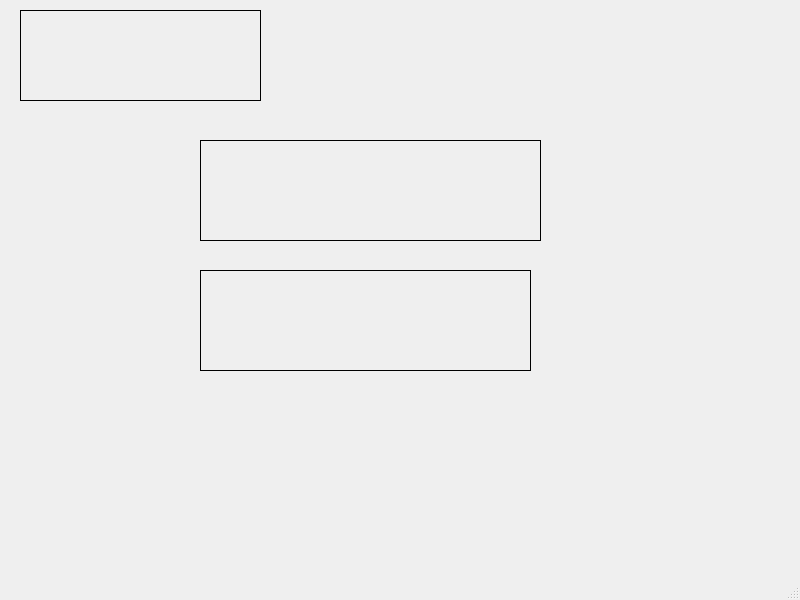
<?xml version="1.0" encoding="UTF-8"?>
<ui version="4.0">
 <class>MainWindow</class>
 <widget class="QMainWindow" name="MainWindow">
  <property name="geometry">
   <rect>
    <x>0</x>
    <y>0</y>
    <width>800</width>
    <height>600</height>
   </rect>
  </property>
  <property name="windowTitle">
   <string>MainWindow</string>
  </property>
  <widget class="QWidget" name="centralwidget">
   <widget class="MyLabel" name="label">
    <property name="geometry">
     <rect>
      <x>20</x>
      <y>10</y>
      <width>241</width>
      <height>91</height>
     </rect>
    </property>
    <property name="frameShape">
     <enum>QFrame::Box</enum>
    </property>
    <property name="text">
     <string/>
    </property>
   </widget>
   <widget class="QLabel" name="label_2">
    <property name="geometry">
     <rect>
      <x>200</x>
      <y>140</y>
      <width>341</width>
      <height>101</height>
     </rect>
    </property>
    <property name="frameShape">
     <enum>QFrame::Box</enum>
    </property>
    <property name="text">
     <string/>
    </property>
   </widget>
   <widget class="QLabel" name="label_3">
    <property name="geometry">
     <rect>
      <x>200</x>
      <y>270</y>
      <width>331</width>
      <height>101</height>
     </rect>
    </property>
    <property name="frameShape">
     <enum>QFrame::Box</enum>
    </property>
    <property name="text">
     <string/>
    </property>
   </widget>
  </widget>
  <widget class="QMenuBar" name="menubar">
   <property name="geometry">
    <rect>
     <x>0</x>
     <y>0</y>
     <width>800</width>
     <height>29</height>
    </rect>
   </property>
  </widget>
  <widget class="QStatusBar" name="statusbar"/>
 </widget>
 <customwidgets>
  <customwidget>
   <class>MyLabel</class>
   <extends>QLabel</extends>
   <header>mylabel.h</header>
  </customwidget>
 </customwidgets>
 <resources/>
 <connections/>
</ui>
